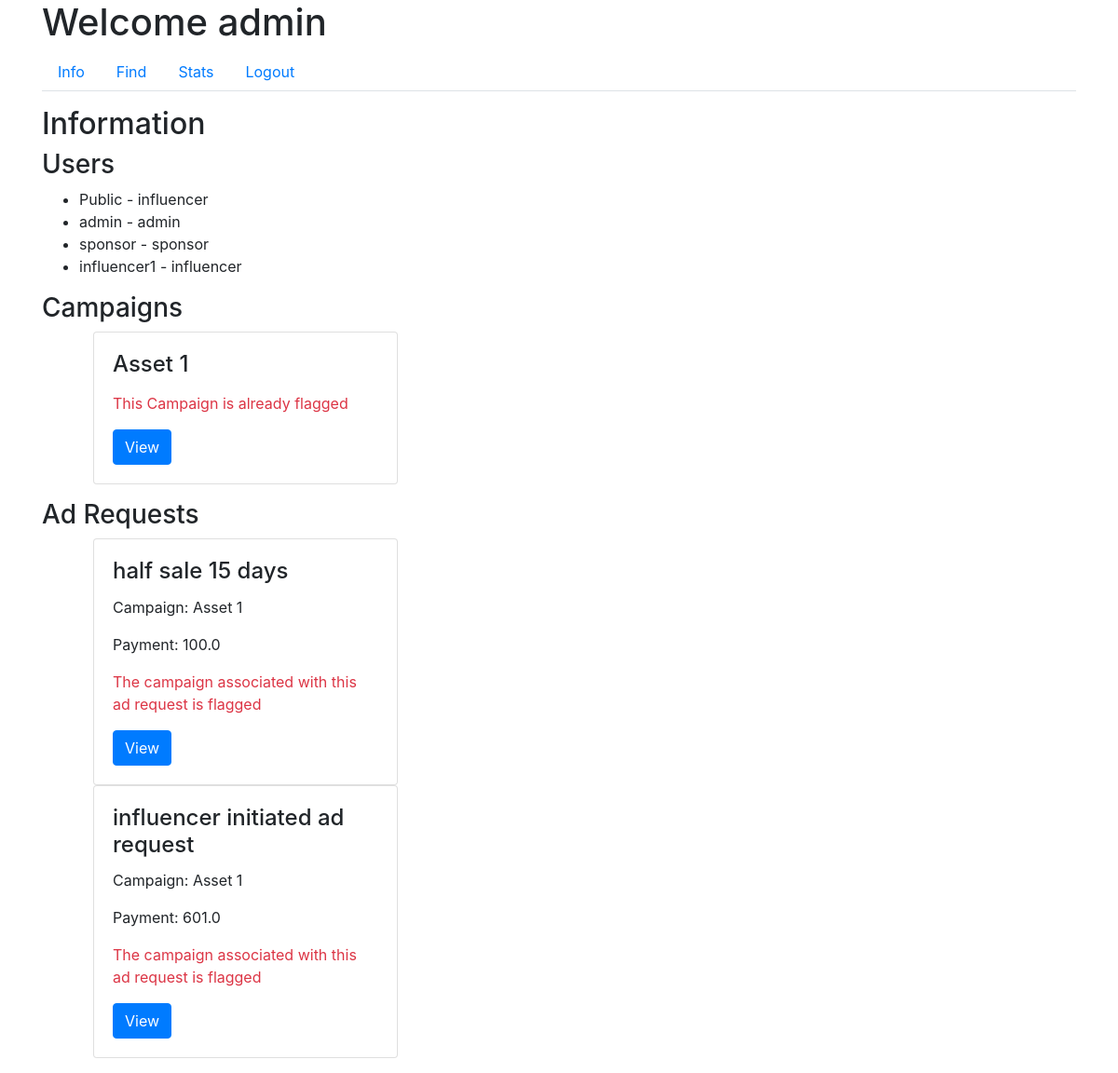
Before: /admin/info (signed in) with the older database file.
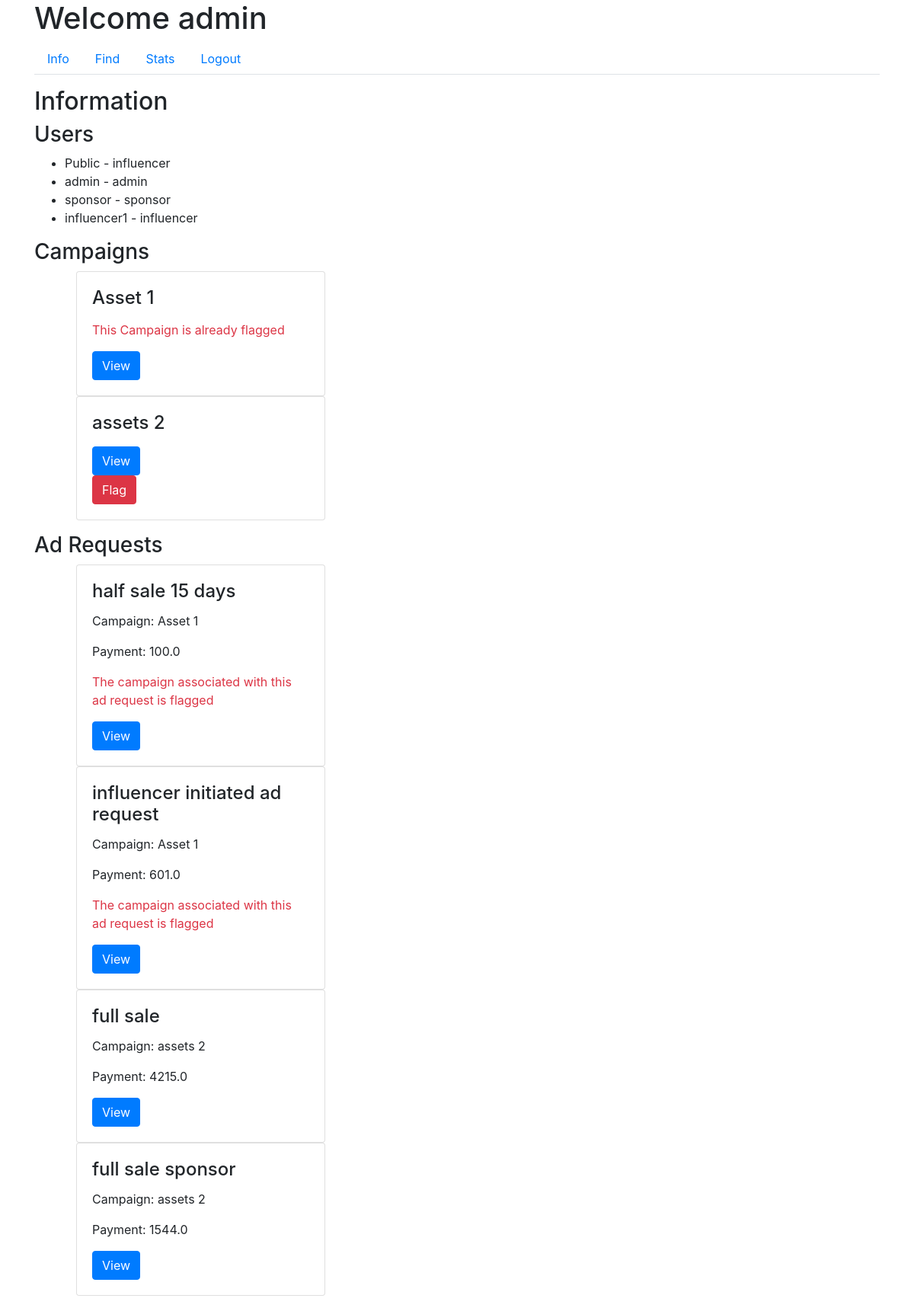
After: the same page with the newer database file.
### app/models.py (models this page shows, shortened)
class User(UserMixin, db.Model):
    id = db.Column(db.Integer, primary_key=True)
    username = db.Column(db.String(64), unique=True, nullable=False)
    email = db.Column(db.String(120), unique=True, nullable=False)
    password_hash = db.Column(db.String(128), nullable=False)
    role = db.Column(db.String(20), nullable=False)
    industry = db.Column(db.String(120))  # For Sponsors
    platforms = db.Column(db.Text)  # For Influencers
    category = db.Column(db.String(120))  # For Influencers
    niche = db.Column(db.String(120))  # For Influencers
    profile_pic = db.Column(db.String(20), nullable=False, default='download.png')
    flag = db.Column(db.Boolean, default=False, nullable=False)  # Add flag column

class Campaign(db.Model):
    id = db.Column(db.Integer, primary_key=True)
    name = db.Column(db.String(100), nullable=False)
    description = db.Column(db.Text, nullable=False)
    budget = db.Column(db.Float, nullable=False)
    visibility = db.Column(db.String(10), nullable=False)  # 'public', 'private'
    start_date = db.Column(db.Date, nullable=False)
    end_date = db.Column(db.Date, nullable=False)
    user_id = db.Column(db.Integer, db.ForeignKey('user.id'), nullable=False)
    ad_requests = db.relationship('AdRequest', backref='campaign', lazy=True)
    flag = db.Column(db.Boolean, default=False, nullable=False)  # Add flag column

class AdRequest(db.Model):
    id = db.Column(db.Integer, primary_key=True)
    campaign_id = db.Column(db.Integer, db.ForeignKey('campaign.id'), nullable=False)
    influencer_id = db.Column(db.Integer, db.ForeignKey('user.id'), nullable=False)
    requirements = db.Column(db.Text, nullable=False)
    payment_amount = db.Column(db.Float, nullable=False)
    status_influencer = db.Column(db.String(10), nullable=False)
    status_sponsor = db.Column(db.String(10), nullable=False)

### app/routes.py (the view)
@main.route('/admin/info')
@login_required
def admin_info():
    if current_user.role == 'admin':
        users = User.query.all()
        campaigns = Campaign.query.all()
        ad_requests = AdRequest.query.all()
        return render_template('admin_info.html', users=users, campaigns=campaigns, ad_requests=ad_requests)
    return redirect(url_for('main.home'))

### app/models.py (called while the page is built)
@login_manager.user_loader
def load_user(user_id):
    return User.query.get(int(user_id))

### app/templates/admin_info.html (shortened to what this page needs)
{% extends "admin_dashboard.html" %}
{% block tab_content %}
<h2>Information</h2>
<h3>Users</h3>
<ul>
    {% for user in users %}
    <li>{{ user.username }} - {{ user.role }}</li>
    {% endfor %}
</ul>
<h3>Campaigns</h3>
<ul>
    {% for campaign in campaigns %}
    <div class="col-md-4">
        <div class="request-box card">
            <div class="card-body">
                <h4 class="card-title">{{ campaign.name }}</h4>
                {% if campaign.flag == 1 %}
                    <p class="text-danger">This Campaign is already flagged</p>
                {% endif %}
                <button class="btn btn-primary" data-toggle="modal" data-target="#campaignModal" data-id="{{ campaign.id }}">View</button>
                {% if campaign.flag == 0 %}
                    <form method="POST" action="{{ url_for('main.flag_campaign', id=campaign.id) }}">
                        <button type="submit" class="btn btn-danger">Flag</button>
                    </form>
                {% endif %}
            </div>
        </div>
    </div>
    {% endfor %}
</ul>
<h3>Ad Requests</h3>
<ul>
    {% for request in ad_requests %}
    <div class="col-md-4">
        <div class="request-box card">
            <div class="card-body">
                <h4 class="card-title">{{ request.requirements }}</h4>
                <p class="card-text">Campaign: {{ request.campaign.name }}</p>
                <p class="card-text">Payment: {{ request.payment_amount }}</p>
                {% if request.campaign.flag == 1 %}
                    <p class="text-danger">The campaign associated with this ad request is flagged</p>
                {% endif %}
                <button class="btn btn-primary" data-toggle="modal" data-target="#adRequestModal" data-id="{{ request.id }}">View</button>
            </div>
        </div>
    </div>
    {% endfor %}
</ul>
{% endblock %}

### app/templates/admin_dashboard.html (shortened to what this page needs)
{% extends "base.html" %}
{% block content %}
<h1>Welcome {{ current_user.username }}</h1>
<ul class="nav nav-tabs">
    <li class="nav-item">
        <a class="nav-link" href="{{ url_for('main.admin_info') }}">Info</a>
    </li>
    <li class="nav-item">
        <a class="nav-link" href="{{ url_for('main.admin_find') }}">Find</a>
    </li>
    <li class="nav-item">
        <a class="nav-link" href="{{ url_for('main.admin_stats') }}">Stats</a>
    </li>
    <li class="nav-item">
        <a class="nav-link" href="{{ url_for('main.logout') }}">Logout</a>
    </li>
</ul>
<div class="tab-content mt-3">
    {% block tab_content %}{% endblock %}
</div>
{% endblock %}

### app/templates/base.html (shortened to what this page needs)
<!DOCTYPE html>
<html lang="en">
<head>
    <link rel="stylesheet" href="https://maxcdn.bootstrapcdn.com/bootstrap/4.0.0/css/bootstrap.min.css">
    <link href="https://stackpath.bootstrapcdn.com/bootstrap/4.3.1/css/bootstrap.min.css" rel="stylesheet">
    <link rel="stylesheet" href="{{ url_for('static', filename='css/styles.css') }}">
</head>
<body>
    <div class="container">
        {% block content %}{% endblock %}
    </div>
</body>
</html>

Changed rows visible on the page:
added Campaign: name "assets 2"
added AdRequest: requirements "full sale", campaign.name "assets 2", payment_amount "4215.0"
added AdRequest: requirements "full sale sponsor", campaign.name "assets 2", payment_amount "1544.0"
